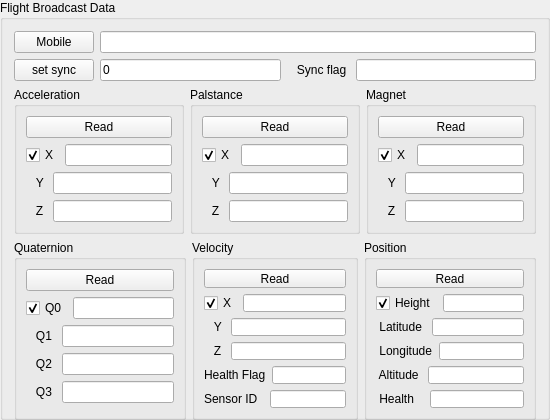
                <widget class="QGroupBox" name="gb_Status">
                 <property name="minimumSize">
                  <size>
                   <width>550</width>
                   <height>420</height>
                  </size>
                 </property>
                 <property name="maximumSize">
                  <size>
                   <width>550</width>
                   <height>420</height>
                  </size>
                 </property>
                 <property name="title">
                  <string>Flight Broadcast Data</string>
                 </property>
                 <layout class="QVBoxLayout" name="verticalLayout_5">
                  <item>
                   <layout class="QHBoxLayout" name="horizontalLayout_140">
                    <item>
                     <widget class="QPushButton" name="btn_mobile">
                      <property name="text">
                       <string>Mobile</string>
                      </property>
                     </widget>
                    </item>
                    <item>
                     <widget class="QLineEdit" name="le_mobile">
                      <property name="readOnly">
                       <bool>false</bool>
                      </property>
                     </widget>
                    </item>
                   </layout>
                  </item>
                  <item>
                   <layout class="QHBoxLayout" name="horizontalLayout_114">
                    <item>
                     <widget class="QPushButton" name="btn_core_setSync">
                      <property name="minimumSize">
                       <size>
                        <width>78</width>
                        <height>0</height>
                       </size>
                      </property>
                      <property name="text">
                       <string>set sync</string>
                      </property>
                     </widget>
                    </item>
                    <item>
                     <widget class="QLineEdit" name="le_coreSyncFeq">
                      <property name="maximumSize">
                       <size>
                        <width>16777215</width>
                        <height>16777215</height>
                       </size>
                      </property>
                      <property name="text">
                       <string>0</string>
                      </property>
                      <property name="readOnly">
                       <bool>false</bool>
                      </property>
                     </widget>
                    </item>
                    <item>
                     <widget class="QLabel" name="label_36">
                      <property name="text">
                       <string>   Sync flag </string>
                      </property>
                     </widget>
                    </item>
                    <item>
                     <widget class="QLineEdit" name="le_coreSyncFlag">
                      <property name="readOnly">
                       <bool>true</bool>
                      </property>
                     </widget>
                    </item>
                   </layout>
                  </item>
                  <item>
                   <layout class="QHBoxLayout" name="horizontalLayout_50">
                    <item>
                     <widget class="QGroupBox" name="groupBox_18">
                      <property name="title">
                       <string>Acceleration</string>
                      </property>
                      <layout class="QVBoxLayout" name="verticalLayout_42">
                       <item>
                        <layout class="QHBoxLayout" name="horizontalLayout_68">
                         <item>
                          <widget class="QPushButton" name="btn_FlightAcc">
                           <property name="text">
                            <string>Read</string>
                           </property>
                          </widget>
                         </item>
                        </layout>
                       </item>
                       <item>
                        <layout class="QHBoxLayout" name="horizontalLayout_69">
                         <item>
                          <widget class="QCheckBox" name="cb_FlightA">
                           <property name="text">
                            <string>X</string>
                           </property>
                           <property name="checked">
                            <bool>true</bool>
                           </property>
                           <property name="autoRepeat">
                            <bool>false</bool>
                           </property>
                           <property name="autoExclusive">
                            <bool>false</bool>
                           </property>
                          </widget>
                         </item>
                         <item>
                          <widget class="QLineEdit" name="le_Flight_accx">
                           <property name="readOnly">
                            <bool>true</bool>
                           </property>
                          </widget>
                         </item>
                        </layout>
                       </item>
                       <item>
                        <layout class="QHBoxLayout" name="horizontalLayout_70">
                         <item>
                          <widget class="QLabel" name="label_47">
                           <property name="text">
                            <string>   Y </string>
                           </property>
                          </widget>
                         </item>
                         <item>
                          <widget class="QLineEdit" name="le_Flight_accy">
                           <property name="readOnly">
                            <bool>true</bool>
                           </property>
                          </widget>
                         </item>
                        </layout>
                       </item>
                       <item>
                        <layout class="QHBoxLayout" name="horizontalLayout_71">
                         <item>
                          <widget class="QLabel" name="label_48">
                           <property name="text">
                            <string>   Z </string>
                           </property>
                          </widget>
                         </item>
                         <item>
                          <widget class="QLineEdit" name="le_Flight_accz">
                           <property name="readOnly">
                            <bool>true</bool>
                           </property>
                          </widget>
                         </item>
                        </layout>
                       </item>
                      </layout>
                     </widget>
                    </item>
                    <item>
                     <widget class="QGroupBox" name="groupBox_19">
                      <property name="title">
                       <string>Palstance</string>
                      </property>
                      <layout class="QVBoxLayout" name="verticalLayout_43">
                       <item>
                        <layout class="QHBoxLayout" name="horizontalLayout_72">
                         <item>
                          <widget class="QPushButton" name="btn_FlightPal">
                           <property name="text">
                            <string>Read</string>
                           </property>
                          </widget>
                         </item>
                        </layout>
                       </item>
                       <item>
                        <layout class="QHBoxLayout" name="horizontalLayout_73">
                         <item>
                          <widget class="QCheckBox" name="cb_FlightP">
                           <property name="text">
                            <string>X</string>
                           </property>
                           <property name="checked">
                            <bool>true</bool>
                           </property>
                           <property name="autoRepeat">
                            <bool>false</bool>
                           </property>
                           <property name="autoExclusive">
                            <bool>false</bool>
                           </property>
                          </widget>
                         </item>
                         <item>
                          <widget class="QLineEdit" name="le_Flight_palx">
                           <property name="readOnly">
                            <bool>true</bool>
                           </property>
                          </widget>
                         </item>
                        </layout>
                       </item>
                       <item>
                        <layout class="QHBoxLayout" name="horizontalLayout_74">
                         <item>
                          <widget class="QLabel" name="label_49">
                           <property name="text">
                            <string>   Y </string>
                           </property>
                          </widget>
                         </item>
                         <item>
                          <widget class="QLineEdit" name="le_Flight_paly">
                           <property name="readOnly">
                            <bool>true</bool>
                           </property>
                          </widget>
                         </item>
                        </layout>
                       </item>
                       <item>
                        <layout class="QHBoxLayout" name="horizontalLayout_75">
                         <item>
                          <widget class="QLabel" name="label_51">
                           <property name="text">
                            <string>   Z </string>
                           </property>
                          </widget>
                         </item>
                         <item>
                          <widget class="QLineEdit" name="le_Flight_palz">
                           <property name="readOnly">
                            <bool>true</bool>
                           </property>
                          </widget>
                         </item>
                        </layout>
                       </item>
                      </layout>
                     </widget>
                    </item>
                    <item>
                     <widget class="QGroupBox" name="groupBox_22">
                      <property name="title">
                       <string>Magnet</string>
                      </property>
                      <layout class="QVBoxLayout" name="verticalLayout_46">
                       <item>
                        <layout class="QHBoxLayout" name="horizontalLayout_90">
                         <item>
                          <widget class="QPushButton" name="btn_FlightMag">
                           <property name="text">
                            <string>Read</string>
                           </property>
                          </widget>
                         </item>
                        </layout>
                       </item>
                       <item>
                        <layout class="QHBoxLayout" name="horizontalLayout_91">
                         <item>
                          <widget class="QCheckBox" name="cb_FlightM">
                           <property name="text">
                            <string>X</string>
                           </property>
                           <property name="checked">
                            <bool>true</bool>
                           </property>
                           <property name="autoRepeat">
                            <bool>false</bool>
                           </property>
                           <property name="autoExclusive">
                            <bool>false</bool>
                           </property>
                          </widget>
                         </item>
                         <item>
                          <widget class="QLineEdit" name="le_Flight_magx">
                           <property name="readOnly">
                            <bool>true</bool>
                           </property>
                          </widget>
                         </item>
                        </layout>
                       </item>
                       <item>
                        <layout class="QHBoxLayout" name="horizontalLayout_92">
                         <item>
                          <widget class="QLabel" name="label_50">
                           <property name="text">
                            <string>   Y </string>
                           </property>
                          </widget>
                         </item>
                         <item>
                          <widget class="QLineEdit" name="le_Flight_magy">
                           <property name="readOnly">
                            <bool>true</bool>
                           </property>
                          </widget>
                         </item>
                        </layout>
                       </item>
                       <item>
                        <layout class="QHBoxLayout" name="horizontalLayout_93">
                         <item>
                          <widget class="QLabel" name="label_62">
                           <property name="text">
                            <string>   Z </string>
                           </property>
                          </widget>
                         </item>
                         <item>
                          <widget class="QLineEdit" name="le_Flight_magz">
                           <property name="readOnly">
                            <bool>true</bool>
                           </property>
                          </widget>
                         </item>
                        </layout>
                       </item>
                      </layout>
                     </widget>
                    </item>
                   </layout>
                  </item>
                  <item>
                   <layout class="QHBoxLayout" name="horizontalLayout_49">
                    <item>
                     <widget class="QGroupBox" name="groupBox_17">
                      <property name="minimumSize">
                       <size>
                        <width>172</width>
                        <height>180</height>
                       </size>
                      </property>
                      <property name="maximumSize">
                       <size>
                        <width>16777215</width>
                        <height>180</height>
                       </size>
                      </property>
                      <property name="title">
                       <string>Quaternion</string>
                      </property>
                      <layout class="QVBoxLayout" name="verticalLayout_41">
                       <item>
                        <layout class="QHBoxLayout" name="horizontalLayout_52">
                         <item>
                          <widget class="QPushButton" name="btn_FlightQua">
                           <property name="text">
                            <string>Read</string>
                           </property>
                          </widget>
                         </item>
                        </layout>
                       </item>
                       <item>
                        <layout class="QHBoxLayout" name="horizontalLayout_64">
                         <item>
                          <widget class="QCheckBox" name="cb_FlightQ">
                           <property name="text">
                            <string>Q0</string>
                           </property>
                           <property name="checked">
                            <bool>true</bool>
                           </property>
                           <property name="autoRepeat">
                            <bool>false</bool>
                           </property>
                           <property name="autoExclusive">
                            <bool>false</bool>
                           </property>
                          </widget>
                         </item>
                         <item>
                          <widget class="QLineEdit" name="le_Flight_Q0">
                           <property name="readOnly">
                            <bool>true</bool>
                           </property>
                          </widget>
                         </item>
                        </layout>
                       </item>
                       <item>
                        <layout class="QHBoxLayout" name="horizontalLayout_65">
                         <item>
                          <widget class="QLabel" name="label_45">
                           <property name="text">
                            <string>   Q1 </string>
                           </property>
                          </widget>
                         </item>
                         <item>
                          <widget class="QLineEdit" name="le_Flight_Q1">
                           <property name="readOnly">
                            <bool>true</bool>
                           </property>
                          </widget>
                         </item>
                        </layout>
                       </item>
                       <item>
                        <layout class="QHBoxLayout" name="horizontalLayout_66">
                         <item>
                          <widget class="QLabel" name="label_34">
                           <property name="text">
                            <string>   Q2 </string>
                           </property>
                          </widget>
                         </item>
                         <item>
                          <widget class="QLineEdit" name="le_Flight_Q2">
                           <property name="readOnly">
                            <bool>true</bool>
                           </property>
                          </widget>
                         </item>
                        </layout>
                       </item>
                       <item>
                        <layout class="QHBoxLayout" name="horizontalLayout_67">
                         <item>
                          <widget class="QLabel" name="label_35">
                           <property name="text">
                            <string>   Q3 </string>
                           </property>
                          </widget>
                         </item>
                         <item>
                          <widget class="QLineEdit" name="le_Flight_Q3">
                           <property name="readOnly">
                            <bool>true</bool>
                           </property>
                          </widget>
                         </item>
                        </layout>
                       </item>
                       <item>
                        <spacer name="verticalSpacer_6">
                         <property name="orientation">
                          <enum>Qt::Vertical</enum>
                         </property>
                         <property name="sizeHint" stdset="0">
                          <size>
                           <width>20</width>
                           <height>40</height>
                          </size>
                         </property>
                        </spacer>
                       </item>
                      </layout>
                     </widget>
                    </item>
                    <item>
                     <widget class="QGroupBox" name="groupBox_20">
                      <property name="minimumSize">
                       <size>
                        <width>0</width>
                        <height>180</height>
                       </size>
                      </property>
                      <property name="maximumSize">
                       <size>
                        <width>16777215</width>
                        <height>180</height>
                       </size>
                      </property>
                      <property name="title">
                       <string>Velocity</string>
                      </property>
                      <layout class="QVBoxLayout" name="verticalLayout_44">
                       <item>
                        <layout class="QHBoxLayout" name="horizontalLayout_76">
                         <item>
                          <widget class="QPushButton" name="btn_FlightVel">
                           <property name="text">
                            <string>Read</string>
                           </property>
                          </widget>
                         </item>
                        </layout>
                       </item>
                       <item>
                        <layout class="QHBoxLayout" name="horizontalLayout_77">
                         <item>
                          <widget class="QCheckBox" name="cb_FlightV">
                           <property name="text">
                            <string>X</string>
                           </property>
                           <property name="checked">
                            <bool>true</bool>
                           </property>
                           <property name="autoRepeat">
                            <bool>false</bool>
                           </property>
                           <property name="autoExclusive">
                            <bool>false</bool>
                           </property>
                          </widget>
                         </item>
                         <item>
                          <widget class="QLineEdit" name="le_Flight_Vx">
                           <property name="readOnly">
                            <bool>true</bool>
                           </property>
                          </widget>
                         </item>
                        </layout>
                       </item>
                       <item>
                        <layout class="QHBoxLayout" name="horizontalLayout_78">
                         <item>
                          <widget class="QLabel" name="label_53">
                           <property name="text">
                            <string>   Y </string>
                           </property>
                          </widget>
                         </item>
                         <item>
                          <widget class="QLineEdit" name="le_Flight_Vy">
                           <property name="readOnly">
                            <bool>true</bool>
                           </property>
                          </widget>
                         </item>
                        </layout>
                       </item>
                       <item>
                        <layout class="QHBoxLayout" name="horizontalLayout_79">
                         <item>
                          <widget class="QLabel" name="label_54">
                           <property name="text">
                            <string>   Z </string>
                           </property>
                          </widget>
                         </item>
                         <item>
                          <widget class="QLineEdit" name="le_Flight_Vz">
                           <property name="readOnly">
                            <bool>true</bool>
                           </property>
                          </widget>
                         </item>
                        </layout>
                       </item>
                       <item>
                        <layout class="QHBoxLayout" name="horizontalLayout_80">
                         <item>
                          <widget class="QLabel" name="label_55">
                           <property name="text">
                            <string>Health Flag</string>
                           </property>
                          </widget>
                         </item>
                         <item>
                          <widget class="QLineEdit" name="le_Flight_VH">
                           <property name="readOnly">
                            <bool>true</bool>
                           </property>
                          </widget>
                         </item>
                        </layout>
                       </item>
                       <item>
                        <layout class="QHBoxLayout" name="horizontalLayout_81">
                         <item>
                          <widget class="QLabel" name="label_56">
                           <property name="text">
                            <string>Sensor ID  </string>
                           </property>
                          </widget>
                         </item>
                         <item>
                          <widget class="QLineEdit" name="le_Flight_VS">
                           <property name="readOnly">
                            <bool>true</bool>
                           </property>
                          </widget>
                         </item>
                        </layout>
                       </item>
                      </layout>
                     </widget>
                    </item>
                    <item>
                     <widget class="QGroupBox" name="groupBox_26">
                      <property name="minimumSize">
                       <size>
                        <width>172</width>
                        <height>180</height>
                       </size>
                      </property>
                      <property name="maximumSize">
                       <size>
                        <width>172</width>
                        <height>180</height>
                       </size>
                      </property>
                      <property name="title">
                       <string>Position</string>
                      </property>
                      <layout class="QVBoxLayout" name="verticalLayout_54">
                       <item>
                        <layout class="QHBoxLayout" name="horizontalLayout_94">
                         <item>
                          <widget class="QPushButton" name="btn_FlightPos">
                           <property name="text">
                            <string>Read</string>
                           </property>
                          </widget>
                         </item>
                        </layout>
                       </item>
                       <item>
                        <layout class="QHBoxLayout" name="horizontalLayout_102">
                         <item>
                          <widget class="QCheckBox" name="cb_FlightPos">
                           <property name="text">
                            <string>Height</string>
                           </property>
                           <property name="checked">
                            <bool>true</bool>
                           </property>
                           <property name="autoRepeat">
                            <bool>false</bool>
                           </property>
                           <property name="autoExclusive">
                            <bool>false</bool>
                           </property>
                          </widget>
                         </item>
                         <item>
                          <widget class="QLineEdit" name="le_Flight_PosH">
                           <property name="readOnly">
                            <bool>true</bool>
                           </property>
                          </widget>
                         </item>
                        </layout>
                       </item>
                       <item>
                        <layout class="QHBoxLayout" name="horizontalLayout_112">
                         <item>
                          <widget class="QLabel" name="label_70">
                           <property name="text">
                            <string> Latitude </string>
                           </property>
                          </widget>
                         </item>
                         <item>
                          <widget class="QLineEdit" name="le_Flight_PosLa">
                           <property name="readOnly">
                            <bool>true</bool>
                           </property>
                          </widget>
                         </item>
                        </layout>
                       </item>
                       <item>
                        <layout class="QHBoxLayout" name="horizontalLayout_117">
                         <item>
                          <widget class="QLabel" name="label_64">
                           <property name="text">
                            <string> Longitude</string>
                           </property>
                          </widget>
                         </item>
                         <item>
                          <widget class="QLineEdit" name="le_Flight_PosLo">
                           <property name="readOnly">
                            <bool>true</bool>
                           </property>
                          </widget>
                         </item>
                        </layout>
                       </item>
                       <item>
                        <layout class="QHBoxLayout" name="horizontalLayout_119">
                         <item>
                          <widget class="QLabel" name="label_65">
                           <property name="text">
                            <string> Altitude </string>
                           </property>
                          </widget>
                         </item>
                         <item>
                          <widget class="QLineEdit" name="le_Flight_PosAl">
                           <property name="readOnly">
                            <bool>true</bool>
                           </property>
                          </widget>
                         </item>
                        </layout>
                       </item>
                       <item>
                        <layout class="QHBoxLayout" name="horizontalLayout_120">
                         <item>
                          <widget class="QLabel" name="label_73">
                           <property name="text">
                            <string> Health   </string>
                           </property>
                          </widget>
                         </item>
                         <item>
                          <widget class="QLineEdit" name="le_Flight_PosHealth">
                           <property name="readOnly">
                            <bool>true</bool>
                           </property>
                          </widget>
                         </item>
                        </layout>
                       </item>
                      </layout>
                     </widget>
                    </item>
                   </layout>
                  </item>
                 </layout>
                </widget>
